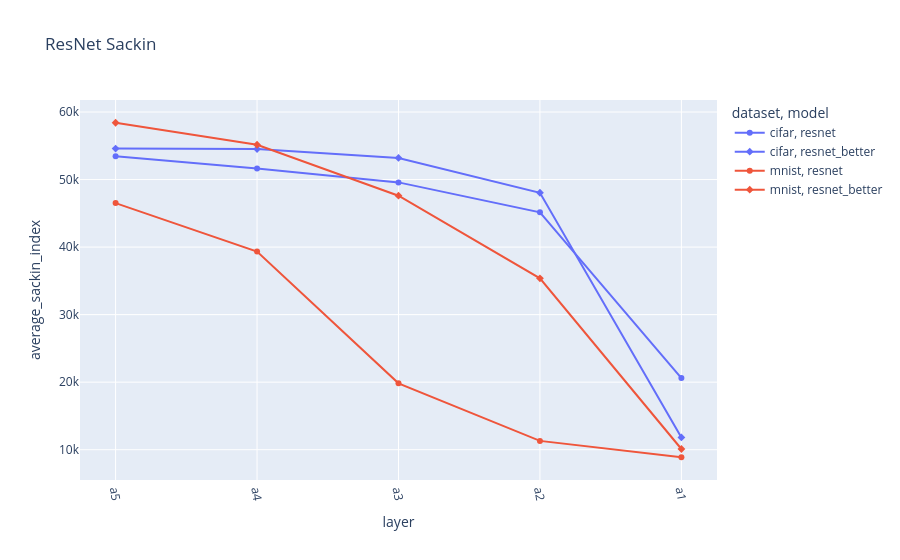

The cell this chart's notebook holds for it:
### Code cell
resnet["layer_idx"] = resnet["layer"].apply(lambda x: layer_order['resnet'].index(x))
resnet.sort_values("layer_idx", inplace=True)

fig = px.line(resnet, x="layer", y="average_sackin_index", color="dataset", symbol="model", color_discrete_sequence=px.colors.qualitative.Plotly, title="ResNet Sackin")
fig.update_xaxes(tickangle=80)
# fig.update_yaxes(type="log")

### Figure 1 — Plotly figure (JSON) as saved in the notebook; plotly's stock layout.template omitted (floating-point values rounded to 4 significant figures)
{"data": [{"hovertemplate": "dataset=cifar<br>model=resnet<br>layer=%{x}<br>average_sackin_index=%{y}<extra></extra>", "legendgroup": "cifar, resnet", "line": {"color": "#636EFA", "dash": "solid"}, "marker": {"symbol": "circle"}, "mode": "lines+markers", "name": "cifar, resnet", "orientation": "v", "showlegend": true, "type": "scatter", "x": ["a5", "a4", "a3", "a2", "a1"], "xaxis": "x", "y": [53450.0, 51630.0, 49580.0, 45150.0, 20610.0], "yaxis": "y"}, {"hovertemplate": "dataset=cifar<br>model=resnet_better<br>layer=%{x}<br>average_sackin_index=%{y}<extra></extra>", "legendgroup": "cifar, resnet_better", "line": {"color": "#636EFA", "dash": "solid"}, "marker": {"symbol": "diamond"}, "mode": "lines+markers", "name": "cifar, resnet_better", "orientation": "v", "showlegend": true, "type": "scatter", "x": ["a5", "a4", "a3", "a2", "a1"], "xaxis": "x", "y": [54590.0, 54520.0, 53200.0, 48050.0, 11810.0], "yaxis": "y"}, {"hovertemplate": "dataset=mnist<br>model=resnet<br>layer=%{x}<br>average_sackin_index=%{y}<extra></extra>", "legendgroup": "mnist, resnet", "line": {"color": "#EF553B", "dash": "solid"}, "marker": {"symbol": "circle"}, "mode": "lines+markers", "name": "mnist, resnet", "orientation": "v", "showlegend": true, "type": "scatter", "x": ["a5", "a4", "a3", "a2", "a1"], "xaxis": "x", "y": [46510.0, 39330.0, 19830.0, 11310.0, 8884.0], "yaxis": "y"}, {"hovertemplate": "dataset=mnist<br>model=resnet_better<br>layer=%{x}<br>average_sackin_index=%{y}<extra></extra>", "legendgroup": "mnist, resnet_better", "line": {"color": "#EF553B", "dash": "solid"}, "marker": {"symbol": "diamond"}, "mode": "lines+markers", "name": "mnist, resnet_better", "orientation": "v", "showlegend": true, "type": "scatter", "x": ["a5", "a4", "a3", "a2", "a1"], "xaxis": "x", "y": [58410.0, 55160.0, 47610.0, 35380.0, 10100.0], "yaxis": "y"}], "layout": {"legend": {"title": {"text": "dataset, model"}, "tracegroupgap": 0}, "title": {"text": "ResNet Sackin"}, "xaxis": {"anchor": "y", "domain": [0, 1], "tickangle": 80, "title": {"text": "layer"}}, "yaxis": {"anchor": "x", "domain": [0, 1], "title": {"text": "average_sackin_index"}}}}
